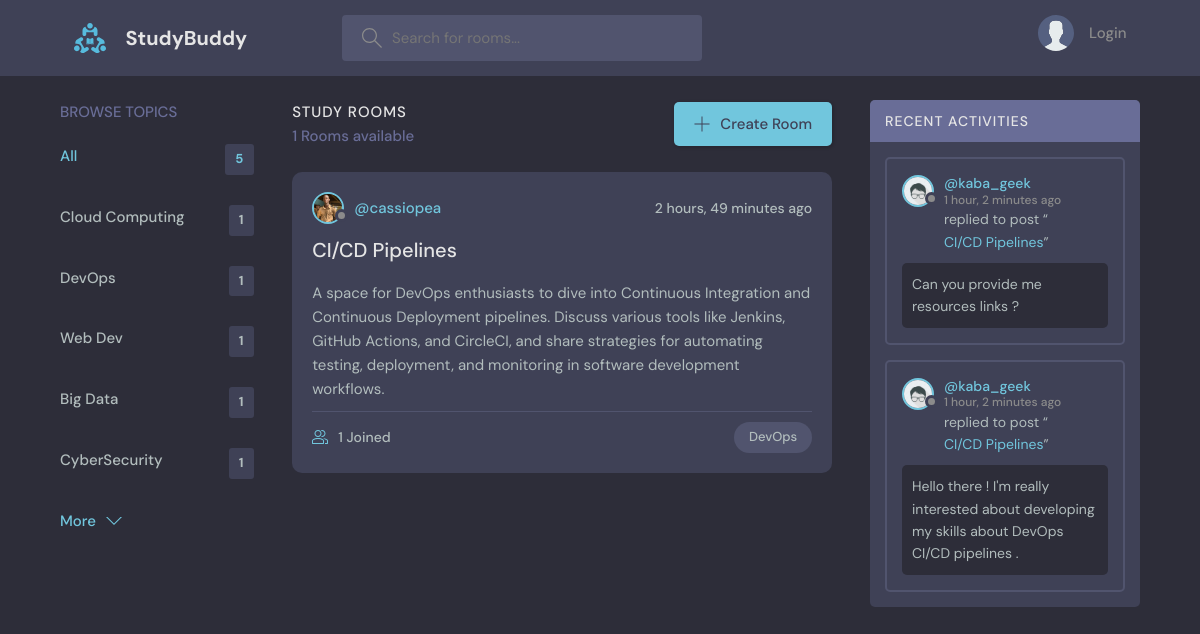
/?query=DevOps, run on the app's committed database.
### base/models.py (models this page shows, shortened)
class Topic ( models.Model ) :
    name = models.CharField( max_length = 50 )

class Room ( models.Model ) :
    host = models.ForeignKey ( User , on_delete = models.SET_NULL , null = True )
    participants = models.ManyToManyField ( User , related_name = "participants" , blank = True )
    topic = models.ForeignKey ( Topic , on_delete = models.SET_NULL , null = True )
    name = models.CharField ( max_length = 75 )
    description = models.TextField ( null = True , blank = True )
    created = models.DateTimeField ( auto_now_add = True )
    updated = models.DateTimeField ( auto_now = True )
    class Meta :
        ordering = [ '-updated' , '-created']

class User ( AbstractUser ) :
    name = models.CharField ( max_length = 200 , null = True, blank = True )
    email = models.EmailField ( unique = True , null = True , blank = False )
    bio = models.TextField ( blank = True , null = True )
    avatar = models.ImageField ( null = True , blank = True , default = "avatar.svg" )
    USERNAME_FIELD = "email"
    REQUIRED_FIELDS = [ ]

class Message ( models.Model ) :
    sender = models.ForeignKey ( User , on_delete = models.CASCADE )
    room = models.ForeignKey ( Room , on_delete = models.CASCADE )
    body = models.TextField ( )
    created = models.DateTimeField ( auto_now_add = True )
    updated = models.DateTimeField ( auto_now = True )
    class Meta :
        ordering = [ "-updated" , "-created" ]

### base/views.py (the view)
def home ( request ) :
    topics = Topic.objects.all () [ 0 : 5 ]
    query = ''
    if request.GET.get( 'query' ) is not None :
        query = request.GET.get( 'query' )
    rooms = Room.objects.filter (
        Q ( topic__name__icontains = query ) |
        Q ( name__icontains = query ) |
        Q ( host__username__icontains = query )
     )
    rooms_count = rooms.count ()
    rooms_messages = Message.objects.all ().filter (
        Q ( room__topic__name__icontains = query ) |
        Q ( room__name = query ) |
        Q ( sender__username = query )
    ) ;
    context = {
        "rooms" : rooms ,
        "rooms_count" : rooms_count ,
        "topics" : topics ,
        "rooms_messages" : rooms_messages
    }
    return render ( request , "base/home.html" , context )

### base/templates/base/home.html (shortened to what this page needs)
{% extends 'main.html' %}
{% block body %}
<main class="layout layout--3">
  <div class="container">
    {% include 'base/components/topics.html' %}
    <div class="roomList">
      <div class="roomList__header">
        <div>
          <h2>Study Rooms</h2>
          <p> {{ rooms.count }} Rooms available</p>
        </div>
        <a class="btn btn--main" href="{% url 'create_room' %}">
          <svg version="1.1" xmlns="http://www.w3.org/2000/svg" width="32" height="32" viewBox="0 0 32 32">
            <title>add</title>
            <path
              d="M16.943 0.943h-1.885v14.115h-14.115v1.885h14.115v14.115h1.885v-14.115h14.115v-1.885h-14.115v-14.115z"
            ></path>
          </svg>
          Create Room
        </a>
      </div>
      {% include 'base/components/feed.html' %}
    </div>
    {% include 'base/components/recent_activity.html' %}
  </div>
</main>
{% endblock body %}

### base/templates/base/components/topics.html
<div class="topics">
    <div class="topics__header">
    <h2>Browse Topics</h2>
    </div>
    <ul class="topics__list">
        <li>
            <a href="{% url 'home' %}" class="active">All <span> {{ topics.count }}</span></a>
        </li>
        {% for topic in topics %}
            <li>
                <a href="{% url 'home' %}?query={{ topic.name }}">
                    {{ topic.name }}
                    <span>{{ topic.room_set.all.count }}</span>
                </a>
            </li>
        {% endfor %}
    </ul>
    <a class="btn btn--link" href="{% url 'topics_list' %}">
    More
    <svg version="1.1" xmlns="http://www.w3.org/2000/svg" width="32" height="32" viewBox="0 0 32 32">
        <title>Browse Topics</title>
        <path d="M16 21l-13-13h-3l16 16 16-16h-3l-13 13z"></path>
    </svg>
    </a>
</div>

### base/templates/base/components/feed.html (shortened to what this page needs)
 {% for room in rooms %}
 <div class="roomListRoom">
    <div class="roomListRoom__header">
        <a href="{% url 'user_profile' room.host.id %}" class="roomListRoom__author">
        <div class="avatar avatar--small">
            <img src="{{ room.host.avatar.url }}" />
        </div>
        <span>@{{ room.host.username }}</span>
        </a>
        <div class="roomListRoom__actions">
        <span>{{ room.created | timesince  }} ago</span>
        </div>
    </div>
    <div class="roomListRoom__content">
        <a href="{% url 'room' room.id %}">{{ room.name }}</a>
        <p>
            {{ room.description}}
        </p>
    </div>
    <div class="roomListRoom__meta">
        <a href="{% url 'room' room.id %}" class="roomListRoom__joined">
        {{ room.participants.count }} Joined
        </a>
        <p class="roomListRoom__topic">{{ room.topic.name }}</p>
    </div>
</div>
{% endfor %}

### base/templates/base/components/recent_activity.html (shortened to what this page needs)
<div class="activities">
      <div class="activities__header">
        <h2>Recent Activities</h2>
      </div>
      {% for rooms_message in rooms_messages %}
        <div class="activities__box">
            <div class="activities__boxHeader roomListRoom__header">
            <a href="{% url 'user_profile' rooms_message.sender.id %}" class="roomListRoom__author">
                <div class="avatar avatar--small">
                <img src="{{ rooms_message.sender.avatar.url }}" />
                </div>
                <p>
                @{{ rooms_message.sender.username }}
                <span>{{ rooms_message.created | timesince }} ago</span>
                </p>
            </a>
            </div>
            <div class="activities__boxContent">
            <p>replied to post “<a href="{% url 'room' rooms_message.room.id %}">{{ rooms_message.room.name }}</a>”</p>
            <div class="activities__boxRoomContent">
                {{ rooms_message.body }}
            </div>
            </div>
        </div>
      {% endfor %}
    </div>

### data on the page
Topic: name "Cloud Computing", room_set.all.count "1"
Topic: name "DevOps", room_set.all.count "1"
Topic: name "Web Dev", room_set.all.count "1"
Topic: name "Big Data", room_set.all.count "1"
Topic: name "CyberSecurity", room_set.all.count "1"
Room: host.avatar (picture), host.username "cassiopea", created "2 hours, 49 minutes", name "CI/CD Pipelines", description "A space for DevOps enthusiasts to dive into Continuous Integration and Continuous Deployment pipelines. Discuss various tools like Jenkins, GitHub Actions, and CircleCI, and share strategies for automating testing, deployment, and monitoring in software development workflows.", participants.count "1", topic.name "DevOps"
Message: sender.avatar (picture), sender.username "kaba_geek", created "1 hour, 2 minutes", room.name "CI/CD Pipelines", body "Can you provide me resources links ?"
Message: sender.avatar (picture), sender.username "kaba_geek", created "1 hour, 2 minutes", room.name "CI/CD Pipelines", body "Hello there ! I'm really interested about developing my skills about DevOps CI/CD pipelines ."

### other printed values
{{ topics.count }} "5"
{{ rooms.count }} "1"
